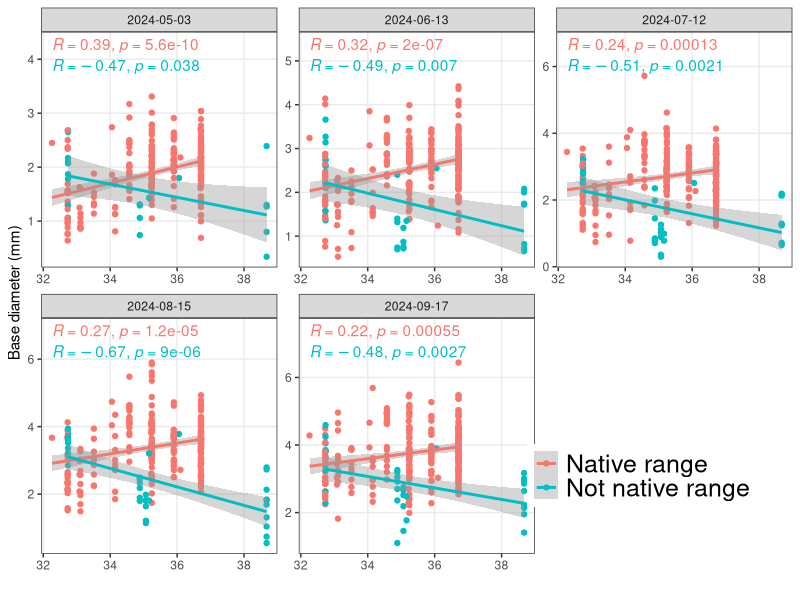
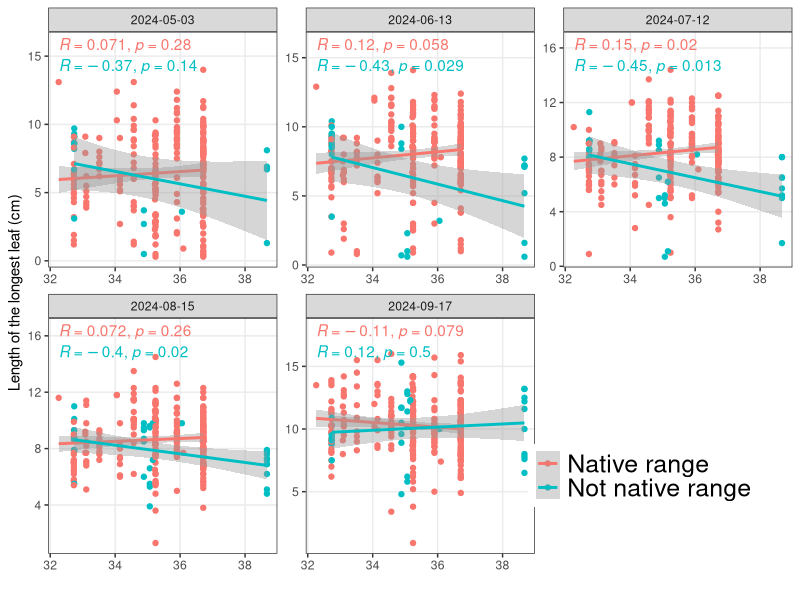
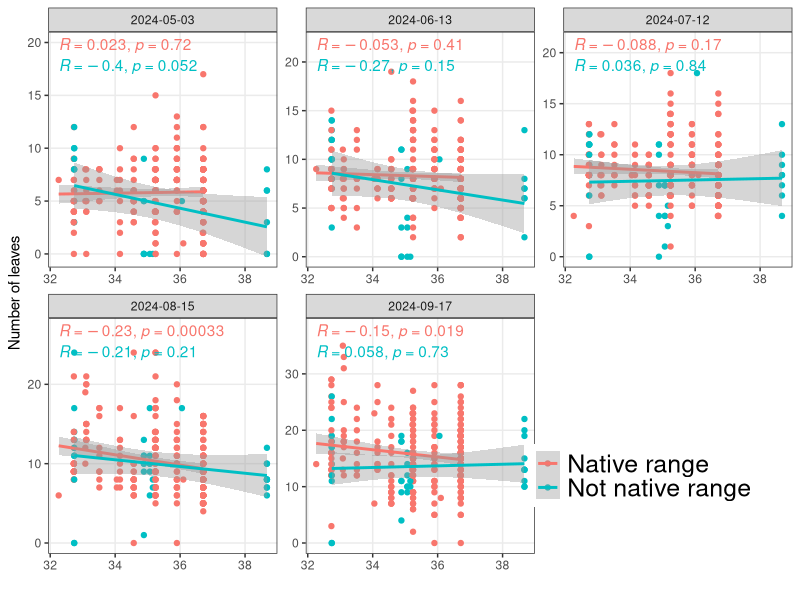
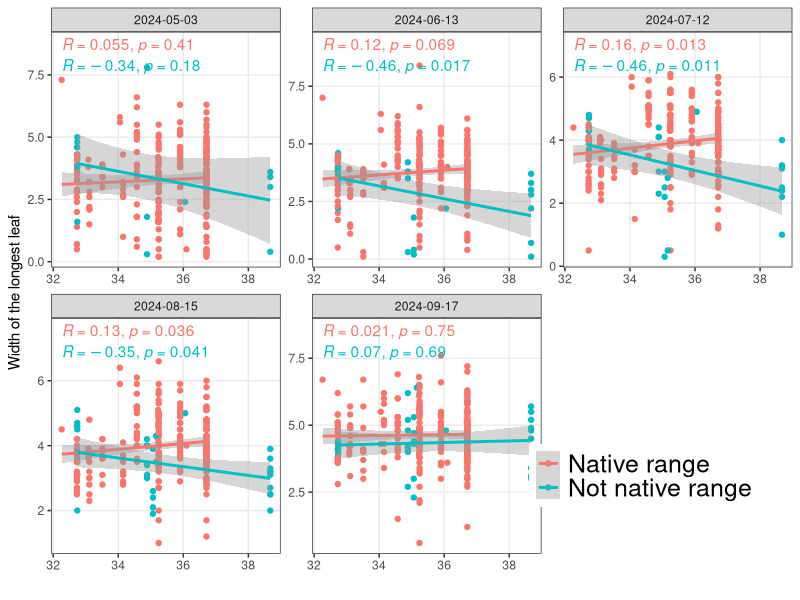
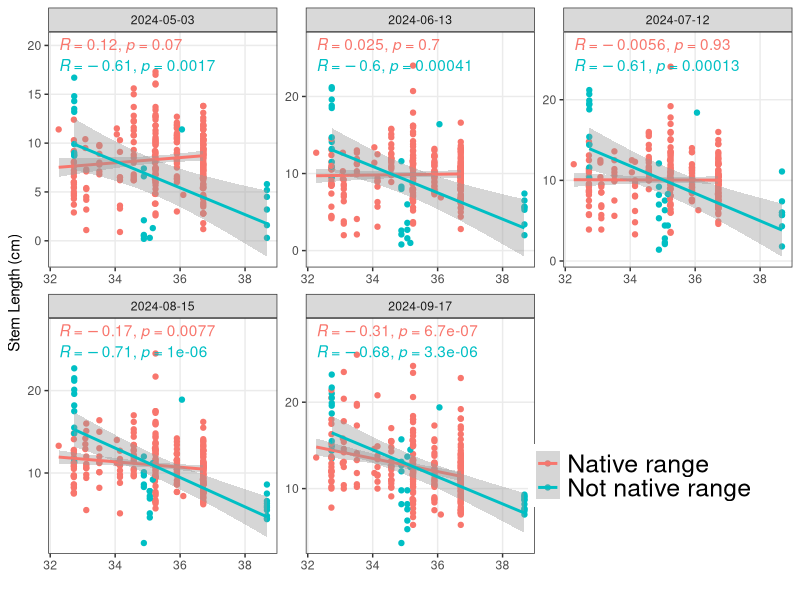
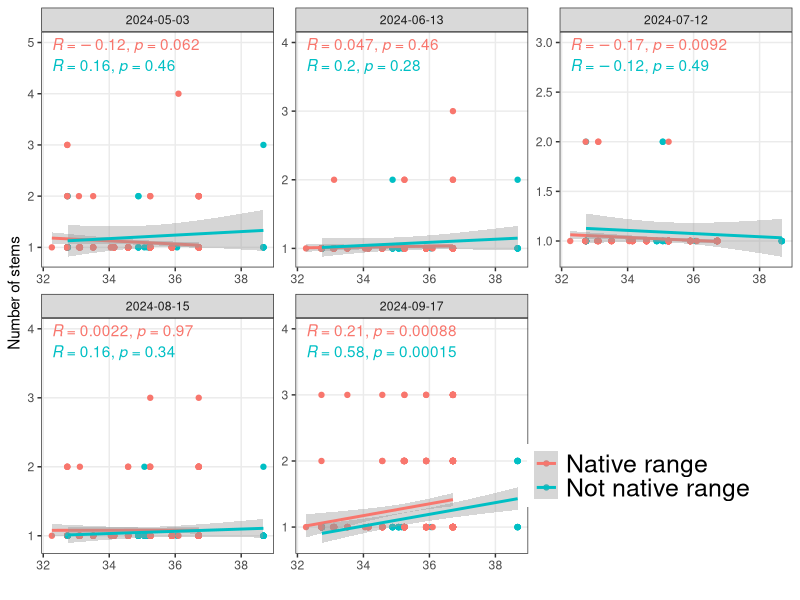
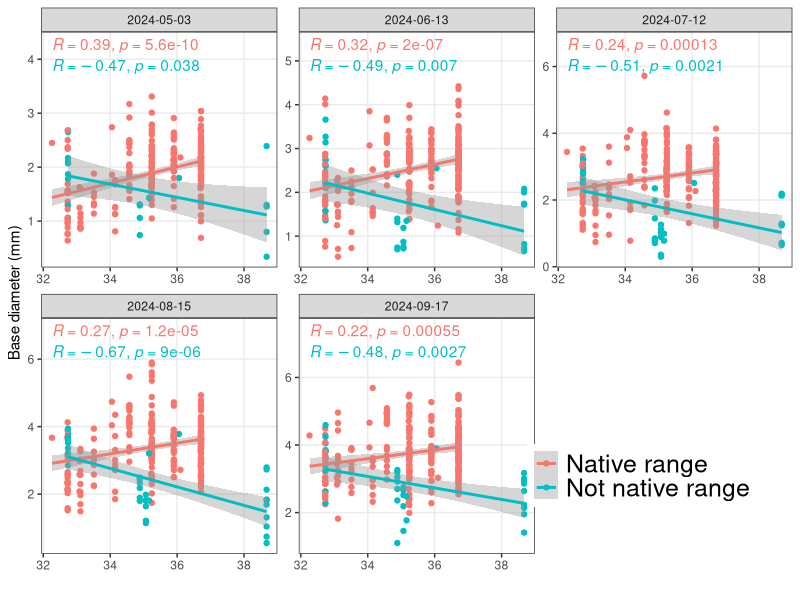
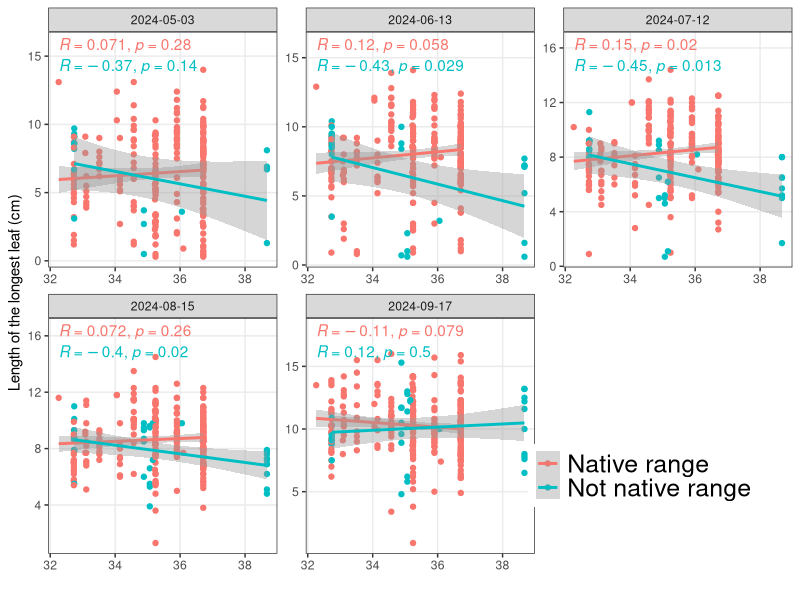

Write the R code that produced these figures, in order. (Note: this script raises an error after producing the figures.)
library(tidyverse)
library(ggpubr)
library(lmerTest)
library(car)
library(cowplot)

setwd("/Users/kuowenhsi/Library/CloudStorage/OneDrive-WashingtonUniversityinSt.Louis/MOBOT/MOBOT_Castanea")

Castanea_data <- read_csv("./data/Castanea_merged_data_tidy_20241015.csv")%>%
  mutate(Ozark_Chinquapin = case_when(Ozark_Chinquapin == FALSE ~ "Not native range", Ozark_Chinquapin == TRUE ~ "Native range"))

# MaternalLine is actually the site (Accession).
# FlowerHead is actually the individual (real maternal genotype).
Castanea_data_rep <- Castanea_data %>%
  group_by(Accession, Planting, State, County, PosNum)%>%
  summarize()%>%
  group_by(Accession, State, County)%>%
  summarise(rep = n())%>%
  arrange(State, County)

#################
### plot for latitude


unique(Castanea_data$num_traits)
# [1] "basDia" "leafL"  "leafN"  "leafW"  "stLeng" "stNum" 

dir.create("./figures")


p1 <- ggplot(data = filter(Castanea_data, num_traits == "basDia"), aes(x = Google_Latitude, y = num_values))+
  geom_point(aes(color = Ozark_Chinquapin))+
  stat_smooth(method = "lm", aes(color = Ozark_Chinquapin))+
  # stat_regline_equation()+
  stat_cor(aes(color = Ozark_Chinquapin), label.y.npc = 1, position = position_nudge(y = 1), show.legend = FALSE)+
  scale_x_continuous(name = "")+
  scale_y_continuous(name = "Base diameter (mm)")+
  theme_bw()+
  theme(panel.grid.minor = element_blank(), legend.title = element_blank(), legend.position = c(0.8, 0.15), legend.text = element_text(size = 18))+
  facet_wrap(.~Date, scales = "free")
p1

ggsave("./figures/Castanea_BaseDiameter.png", width = 10, height = 8, dpi = 600)


p2 <- ggplot(data = filter(Castanea_data, num_traits == "leafL"), aes(x = Google_Latitude, y = num_values))+
  geom_point(aes(color = Ozark_Chinquapin))+
  stat_smooth(method = "lm", aes(color = Ozark_Chinquapin))+
  # stat_regline_equation()+
  stat_cor(aes(color = Ozark_Chinquapin), label.y.npc = 1, position = position_nudge(y = 2), show.legend = FALSE)+
  scale_x_continuous(name = "")+
  scale_y_continuous(name = "Length of the longest leaf (cm)")+
  theme_bw()+
  theme(panel.grid.minor = element_blank(), legend.title = element_blank(), legend.position = c(0.8, 0.15), legend.text = element_text(size = 18))+
  facet_wrap(.~Date, scales = "free")
p2

ggsave("./figures/Castanea_LeafLength.png", width = 10, height = 8, dpi = 600)

p3 <- ggplot(data = filter(Castanea_data, num_traits == "leafN"), aes(x = Google_Latitude, y = num_values))+
  geom_point(aes(color = Ozark_Chinquapin))+
  stat_smooth(method = "lm", aes(color = Ozark_Chinquapin))+
  # stat_regline_equation()+
  stat_cor(aes(color = Ozark_Chinquapin), label.y.npc = 1, position = position_nudge(y = 3), show.legend = FALSE)+
  scale_x_continuous(name = "")+
  scale_y_continuous(name = "Number of leaves")+
  theme_bw()+
  theme(panel.grid.minor = element_blank(), legend.title = element_blank(), legend.position = c(0.8, 0.15), legend.text = element_text(size = 18))+
  facet_wrap(.~Date, scales = "free")
p3

ggsave("./figures/Castanea_NumLeaves.png", width = 10, height = 8, dpi = 600)

p4 <- ggplot(data = filter(Castanea_data, num_traits == "leafW"), aes(x = Google_Latitude, y = num_values))+
  geom_point(aes(color = Ozark_Chinquapin))+
  stat_smooth(method = "lm", aes(color = Ozark_Chinquapin))+
  # stat_regline_equation()+
  stat_cor(aes(color = Ozark_Chinquapin), label.y.npc = 1, position = position_nudge(y = 1), show.legend = FALSE)+
  scale_x_continuous(name = "")+
  scale_y_continuous(name = "Width of the longest leaf")+
  theme_bw()+
  theme(panel.grid.minor = element_blank(), legend.title = element_blank(), legend.position = c(0.8, 0.15), legend.text = element_text(size = 18))+
  facet_wrap(.~Date, scales = "free")
p4

ggsave("./figures/Castanea_LeafWidth.png", width = 10, height = 8, dpi = 600)

p5 <- ggplot(data = filter(Castanea_data, num_traits == "stLeng"), aes(x = Google_Latitude, y = num_values))+
  geom_point(aes(color = Ozark_Chinquapin))+
  stat_smooth(method = "lm", aes(color = Ozark_Chinquapin))+
  # stat_regline_equation()+
  stat_cor(aes(color = Ozark_Chinquapin), label.y.npc = 1, position = position_nudge(y = 3), show.legend = FALSE)+
  scale_x_continuous(name = "")+
  scale_y_continuous(name = "Stem Length (cm)")+
  theme_bw()+
  theme(panel.grid.minor = element_blank(), legend.title = element_blank(), legend.position = c(0.8, 0.15), legend.text = element_text(size = 18))+
  facet_wrap(.~Date, scales = "free")
p5

ggsave("./figures/Castanea_StemLength.png", width = 10, height = 8, dpi = 600)

p6 <- ggplot(data = filter(Castanea_data, num_traits == "stNum"), aes(x = Google_Latitude, y = num_values))+
  geom_point(aes(color = Ozark_Chinquapin))+
  stat_smooth(method = "lm", aes(color = Ozark_Chinquapin))+
  # stat_regline_equation()+
  stat_cor(aes(color = Ozark_Chinquapin), label.y.npc = 1, position = position_nudge(y = 1), show.legend = FALSE)+
  scale_x_continuous(name = "")+
  scale_y_continuous(name = "Number of stems")+
  theme_bw()+
  theme(panel.grid.minor = element_blank(), legend.title = element_blank(), legend.position = c(0.8, 0.15), legend.text = element_text(size = 18))+
  facet_wrap(.~Date, scales = "free")
p6

ggsave("./figures/Castanea_NumStems.png", width = 10, height = 8, dpi = 600)

####################

p2 <- ggplot(data = filter(Castanea_data_DaysToFlower, num_traits == "numDiscF"), aes(x = Google_latitude, y = as.integer(DaysToFlower)))+
  geom_point()+
  geom_point(data = filter(Castanea_data_DaysToFlower, num_traits == "numDiscF", as.integer(DaysToFlower) == 150), color = "red")+
  geom_abline(data = filter(DaysToFlower_disk_lmm_anova, num_traits == "numDiscF"), aes(intercept = intercept, slope = slope), color = "blue")+
  geom_text(x = 38.6, y = 160, hjust = 0, mapping = aes(label = label_text), data = DaysToFlower_disk_lmm_anova)+
  geom_text(x = 38.6, y = 60, hjust = 0, mapping = aes(label = paste0("y = ", round(intercept, 2), round(slope, 2), "x")), data = filter(DaysToFlower_disk_lmm_anova, num_traits == "numDiscF"), color = "blue")+
  scale_x_continuous(name = "")+
  scale_y_continuous(name = "Days to the first flower", limits = c(60, 165))+
  theme_bw()+
  theme(panel.grid.minor = element_blank(), legend.position = "bottom")

p2


p3 <- ggplot(data = Castanea_total_flowers_data, aes(x = mean_Google_latitude, y = total_flower))+
  geom_point()+
  geom_point(data = filter(Castanea_total_flowers_data, total_flower == 0), color = "red")+
  # geom_abline(data = Castanea_total_flowers_lmm_anova, aes(intercept = intercept, slope = slope), color = "blue")+
  geom_text(x = 38.6, y = 95, hjust = 0, mapping = aes(label = label_text), data = Castanea_total_flowers_lmm_anova)+
  # geom_text(x = 38.6, y = 10, hjust = 0, mapping = aes(label = paste0("y = ", round(intercept, 2), round(slope, 2), "x")), data = Castanea_total_flowers_lmm_anova, color = "blue")+
  scale_x_continuous(name = "Latitude")+
  scale_y_continuous(name = "Total flowers", limits = c(0, 100))+
  theme_bw()+
  theme(panel.grid.minor = element_blank(), legend.position = "bottom")

p3


p4 <- ggplot(data = Castanea_leafLong_data, aes(x = Google_latitude, y = num_values))+
  geom_point()+
  # geom_abline(data = Castanea_total_flowers_lmm_anova, aes(intercept = intercept, slope = slope), color = "blue")+
  geom_text(x = 38.6, y = 38, hjust = 0, mapping = aes(label = label_text), data = Castanea_leafLong_lmm_anova)+
  # geom_text(x = 38.6, y = 10, hjust = 0, mapping = aes(label = paste0("y = ", round(intercept, 2), round(slope, 2), "x")), data = Castanea_total_flowers_lmm_anova, color = "blue")+
  scale_x_continuous(name = "Latitude")+
  scale_y_continuous(name = "Leaf length (cm)", limits = c(0, 42))+
  theme_bw()+
  theme(panel.grid.minor = element_blank(), legend.position = "bottom")

p4

p <- plot_grid(p1, p2, p3, p4, align = "hv", nrow = 2, rel_heights = c(0.95, 1))
p

ggsave("./figures/Castanea_poster_regression.png", width = 9, height = 7, dpi = 600)




##############


strip_labels = c(numFlwrB = "First flower bud", numRayF = "First open ray flowers", numDiscF = "First open disk flowers")

p <- ggplot(data = Castanea_data_DaysToFlower, aes(x = Google_latitude, y = as.integer(DaysToFlower)))+
  geom_point()+
  geom_point(data = filter(Castanea_data_DaysToFlower, as.integer(DaysToFlower) == 150), color = "red")+
  # stat_smooth(data = filter(Castanea_data_DaysToFlower, as.integer(DaysToFlower) < 150, num_traits == "numDiscF"), method = "lm", color = "blue")+
  geom_abline(data = filter(DaysToFlower_lmm_anova_H, num_traits == "numDiscF"), aes(intercept = intercept, slope = slope), color = "blue")+
  # stat_cor(data = filter(Castanea_data_DaysToFlower, as.integer(DaysToFlower) < 150),method = "pearson", label.x.npc = 0, label.y.npc = 0.80)+
  # stat_regline_equation(data = filter(Castanea_data_DaysToFlower, as.integer(DaysToFlower) < 150),label.x.npc = 0, label.y.npc = 0.95)+
  geom_text(x = 38.6, y = 160, hjust = 0, mapping = aes(label = label_text), data = DaysToFlower_lmm_anova_H)+
  geom_text(x = 38.6, y = 60, hjust = 0, mapping = aes(label = paste0("y = ", round(intercept, 2), round(slope, 2), "x")), data = filter(DaysToFlower_lmm_anova_H, num_traits == "numDiscF"), color = "blue")+
  scale_x_continuous(name = "Latitude")+
  scale_y_continuous(name = "Days since planting", limits = c(60, 165))+
  facet_wrap(.~num_traits, nrow = 1, labeller = labeller(num_traits = strip_labels))+
  theme_bw()+
  theme(panel.grid.minor = element_blank(), legend.position = "bottom")
  

# ggsave("./figures/Castanea_days_to_flower_by_latitude.png", width = 13, height = 5)

### plot for longitude

# mixed effect model

DaysToFlower_bud_lmm <- lmer(as.integer(DaysToFlower) ~ Google_longitude + (1|Google_longitude/FlowerHead), data = filter(Castanea_data_DaysToFlower, num_traits == "numFlwrB", as.integer(DaysToFlower) < 150))
DaysToFlower_bud_lmm
as_tibble(VarCorr(DaysToFlower_bud_lmm))%>%select(grp, vcov)%>%pivot_wider(names_from = "grp", values_from = "vcov")
as_tibble_row(fixef(DaysToFlower_bud_lmm))%>%rename(slope = Google_longitude, intercept = `(Intercept)`)

DaysToFlower_bud_lmm_anova <- as_tibble(anova(DaysToFlower_bud_lmm, type = "II"))%>%
  mutate(num_traits = "numFlwrB", label_text = paste0("Days ~ Longitude + (1|Longitude/MaternalLine)", "\n", "Type II ANOVA, ", "F", "(", NumDF, ", ", round(DenDF, 0), ") = ", round(`F value`, 2), ", p = ", round(`Pr(>F)`, 2)))%>%
  bind_cols(as_tibble_row(fixef(DaysToFlower_bud_lmm))%>%rename(slope = Google_longitude, intercept = `(Intercept)`), as_tibble(VarCorr(DaysToFlower_bud_lmm))%>%select(grp, vcov)%>%pivot_wider(names_from = "grp", values_from = "vcov"))

DaysToFlower_ray_lmm <- lmer(as.integer(DaysToFlower) ~ Google_longitude + (1|Google_longitude/FlowerHead), data = filter(Castanea_data_DaysToFlower, num_traits == "numRayF", as.integer(DaysToFlower) < 150))
VarCorr(DaysToFlower_ray_lmm)
DaysToFlower_ray_lmm_anova <- as_tibble(anova(DaysToFlower_ray_lmm, type = "II"))%>%
  mutate(num_traits = "numRayF", label_text = paste0("Days ~ Longitude + (1|Longitude/MaternalLine)", "\n", "Type II ANOVA, ", "F", "(", NumDF, ", ", round(DenDF, 0), ") = ", round(`F value`, 2), ", p = ", round(`Pr(>F)`, 2)))%>%
  bind_cols(as_tibble_row(fixef(DaysToFlower_ray_lmm))%>%rename(slope = Google_longitude, intercept = `(Intercept)`), as_tibble(VarCorr(DaysToFlower_ray_lmm))%>%select(grp, vcov)%>%pivot_wider(names_from = "grp", values_from = "vcov"))

DaysToFlower_disk_lmm <- lmer(as.integer(DaysToFlower) ~ Google_longitude + (1|Google_longitude/FlowerHead), data = filter(Castanea_data_DaysToFlower, num_traits == "numDiscF", as.integer(DaysToFlower) < 150))
VarCorr(DaysToFlower_disk_lmm)
DaysToFlower_disk_lmm_anova <- as_tibble(anova(DaysToFlower_disk_lmm, type = "II"))%>%
  mutate(num_traits = "numDiscF", label_text = paste0("Days ~ Longitude + (1|Longitude/MaternalLine)", "\n", "Type II ANOVA, ", "F", "(", NumDF, ", ", round(DenDF, 0), ") = ", round(`F value`, 2), ", p = ", round(`Pr(>F)`, 2)))%>%
  bind_cols(as_tibble_row(fixef(DaysToFlower_disk_lmm))%>%rename(slope = Google_longitude, intercept = `(Intercept)`), as_tibble(VarCorr(DaysToFlower_disk_lmm))%>%select(grp, vcov)%>%pivot_wider(names_from = "grp", values_from = "vcov"))

DaysToFlower_lmm_anova <- bind_rows(DaysToFlower_bud_lmm_anova, DaysToFlower_ray_lmm_anova, DaysToFlower_disk_lmm_anova)%>%
  mutate(num_traits = factor(num_traits, levels = c("numFlwrB", "numRayF", "numDiscF")))
DaysToFlower_lmm_anova
colnames(DaysToFlower_lmm_anova)



p <- ggplot(data = Castanea_data_DaysToFlower, aes(x = Google_longitude, y = as.integer(DaysToFlower)))+
  geom_point()+
  geom_point(data = filter(Castanea_data_DaysToFlower, as.integer(DaysToFlower) == 150), color = "red")+
  # stat_smooth(data = filter(Castanea_data_DaysToFlower, as.integer(DaysToFlower) < 150, num_traits == "numDiscF"), method = "lm", color = "blue")+
  # geom_abline(data = filter(DaysToFlower_lmm_anova_H, num_traits == "numDiscF"), aes(intercept = intercept, slope = slope), color = "blue")+
  # stat_cor(data = filter(Castanea_data_DaysToFlower, as.integer(DaysToFlower) < 150),method = "pearson", label.x.npc = 0, label.y.npc = 0.80)+
  # stat_regline_equation(data = filter(Castanea_data_DaysToFlower, as.integer(DaysToFlower) < 150),label.x.npc = 0, label.y.npc = 0.95)+
  geom_text(x = -90.6, y = 160, hjust = 0, mapping = aes(label = label_text), data = DaysToFlower_lmm_anova)+
  # geom_text(x = 38.6, y = 60, hjust = 0, mapping = aes(label = paste0("y = ", round(intercept, 2), round(slope, 2), "x")), data = filter(DaysToFlower_lmm_anova_H, num_traits == "numDiscF"), color = "blue")+
  scale_x_continuous(name = "Longitude")+
  scale_y_continuous(name = "Days since planting", limits = c(60, 165))+
  facet_wrap(.~num_traits, nrow = 1, labeller = labeller(num_traits = strip_labels))+
  theme_bw()+
  theme(panel.grid.minor = element_blank(), legend.position = "bottom")


# ggsave("./figures/Castanea_days_to_flower_by_longitude.png", width = 13, height = 5)

###########################################

unique(Castanea_data$num_traits)


# by County
Castanea_RosStem_data <- Castanea_data %>%
  filter(num_traits %in% c("numRos", "numStem"))%>%
  group_by(County, num_traits, Date)%>%
  summarise(average = mean(num_values, na.rm = TRUE), SE = sd(num_values, na.rm = TRUE)/sqrt(n()), sample_size = n())%>%
  ungroup()%>%
  mutate(average = case_when(num_traits == "numStem" ~ -average, TRUE ~ average),
         SE = case_when(num_traits == "numStem" ~ -SE, TRUE ~ SE))%>%
  left_join(Castanea_data_county_coordinations, by = "County")


p <- ggplot(data = Castanea_RosStem_data, aes(x = Date, y = average))+
  geom_col(aes(fill = num_traits))+
  geom_errorbar(aes(ymin = average, ymax = average + SE, color = num_traits), width = 0.2)+
  scale_y_continuous(name = "", breaks = c(-1, 0, 1), labels = c("1 stem", "0", "1 rosette"))+
  scale_x_date(name = "")+
  facet_wrap(.~reorder(labels, mean_Google_latitude), nrow = 3)+
  theme_bw()+
  theme(legend.position = "none")
p

ggsave("./figures/Castanea_RosStem_by_County.png", height = 10, width = 12)


p2 <- ggplot(data = filter(Castanea_RosStem_data, Date == as.Date("2024-07-11")), aes(x = reorder(labels, mean_Google_latitude), y = average))+
  geom_col(aes(fill = num_traits))+
  geom_errorbar(aes(ymin = average, ymax = average + SE, color = num_traits), width = 0.2)+
  scale_y_continuous(name = "", breaks = c(-1, 0, 1), labels = c("1 stem", "0", "1 rosette"))+
  scale_x_discrete("")+
  theme_bw()+
  theme(legend.position = "none", axis.text.x = element_blank())

p

ggsave("./figures/Castanea_RosStem_by_County_20240711.png", width = 10, height = 1.75)


# by Site
Castanea_RosStem_data <- Castanea_data %>%
  filter(num_traits %in% c("numRos", "numStem"))%>%
  group_by(MaternalLine, num_traits, Date)%>%
  summarise(average = mean(num_values, na.rm = TRUE), SE = sd(num_values, na.rm = TRUE)/sqrt(n()), sample_size = n())%>%
  ungroup()%>%
  mutate(average = case_when(num_traits == "numStem" ~ -average, TRUE ~ average),
         SE = case_when(num_traits == "numStem" ~ -SE, TRUE ~ SE))%>%
  left_join(Castanea_data_site_coordinations, by = "MaternalLine")


p <- ggplot(data = Castanea_RosStem_data, aes(x = Date, y = average))+
  geom_col(aes(fill = num_traits))+
  geom_errorbar(aes(ymin = average, ymax = average + SE, color = num_traits), width = 0.2)+
  scale_y_continuous(name = "", breaks = c(-1, 0, 1), labels = c("1 stem", "0", "1 rosette"))+
  scale_x_date(name = "")+
  facet_wrap(.~reorder(labels, mean_Google_latitude), nrow = 3)+
  theme_bw()+
  theme(legend.position = "none")
p

ggsave("./figures/Castanea_RosStem_by_Site.png", height = 10, width = 16)

# by longitude


# if we do not want those dead plants in flowering ratio calculation
mutate(num_values = case_when(is.na(num_values) ~ 0, num_values == 0 ~ 0, num_values >= 1 ~ 1, TRUE ~ as.numeric(NA)))

##########################

p3 <- ggplot(data = filter(Castanea_data, num_traits == "leafLong", Date == as.Date("2024-05-15")), aes(x = reorder(County, Google_latitude), y = num_values))+
  geom_point(aes(color = County), alpha = 0.7, position = position_jitter(width = 0.1, height = 0))+
  geom_boxplot(aes(color = County), outlier.shape = NA, fill = NA)+
  stat_anova_test(label.y.npc = 0.1)+
  scale_x_discrete(name = "")+
  scale_y_continuous("Leaf length (mm)")+
  theme_bw()+
  theme(legend.position = "none", axis.text.x = element_blank())

p
ggsave("./figures/Castanea_leafLong_20240515.png", width = 10, height = 1.75, dpi = 600)

Castanea_stemLength_data <- Castanea_data %>%
  filter(Date == as.Date("2024-07-11"), num_traits %in% c("stemLength", "numDeadF", "numDiscF", "numFlwrB", "numRayF"))%>%
  pivot_wider(names_from = "num_traits", values_from = "num_values")%>%
  rowwise()%>%
  mutate(total_flowers = sum(numDeadF, numDiscF, numFlwrB, numRayF))%>%
  ungroup()%>%
  filter(total_flowers > 0)


p4 <- ggplot(data = Castanea_stemLength_data, aes(x = reorder(County, Google_latitude), y = stemLength))+
  geom_point(aes(color = County), alpha = 0.7, position = position_jitter(width = 0.1, height = 0))+
  geom_boxplot(aes(color = County), outlier.shape = NA, fill = NA)+
  stat_anova_test(label.y.npc = 0.9, label.x.npc = 0.35)+
  scale_x_discrete(name = "")+
  scale_y_continuous("Stem length (cm)")+
  theme_bw()+
  theme(legend.position = "none", axis.text.x = element_blank())

p4
ggsave("./figures/Castanea_stemLength_20240711.png", width = 10, height = 1.75, dpi = 600)


Castanea_total_flowers_data <- Castanea_data %>%
  filter(num_traits %in% c("numDeadF", "numDiscF", "numFlwrB", "numRayF"), Date == as.Date("2024-07-15"))%>%
  group_by(index, MaternalLine, County)%>%
  summarise(mean_Google_latitude = mean(Google_latitude), mean_Google_longitude = mean(Google_longitude), total_flower = sum(num_values, na.rm = TRUE))

p5 <- ggplot(data = Castanea_total_flowers_data, aes(x = reorder(County, mean_Google_latitude), y = total_flower))+
  geom_point(aes(color = County), alpha = 0.7, position = position_jitter(width = 0.1, height = 0))+
  geom_boxplot(aes(color = County), outlier.shape = NA, fill = NA)+
  stat_anova_test(label.y.npc = 0.9, label.x.npc = 0)+
  scale_x_discrete(name = "")+
  scale_y_continuous("Total flowers")+
  theme_bw()+
  theme(legend.position = "none", axis.text.x = element_blank())

p
ggsave("./figures/Castanea_totalFlower_20240715.png", width = 10, height = 1.75, dpi = 600)


library(cowplot)

p<- plot_grid(p2, p3, p4, p5, p1, ncol = 1, align = "v", rel_heights = c(1.75, 1.75, 1.75, 1.75, 2.5))
ggsave("./figures/combined_plot_for_poster.png", width = 10, height = 9.5, dpi = 600)


##State plots##########
#######################

p <- ggplot(data = filter(Castanea_data_CountyLabels, num_traits == "stemLength"), aes(x = MaternalLine, y = num_values))+
  geom_boxplot(aes(group = paste(Date, MaternalLine), fill = MaternalLine), position = position_dodge())+
  labs(title = "County & Stem Length")+
  scale_x_discrete("Accession (Site)")+
  scale_y_continuous("Stem Length (cm)")+
  facet_grid(~reorder(labels, mean_Google_latitude), scales = "free_x", space = "free_x")+
  theme(legend.position = "none", axis.text.x = element_text(angle = 90, vjust = 0.5, hjust = 1))

ggsave("./figures/County_stemlength.png", width = 30, height = 8, dpi = 600)

stemLength_data <- filter(Castanea_data_CountyLabels, num_traits == "stemLength")%>%
  filter(Date == as.Date("2024-07-03"))

p <- ggplot(data = stemLength_data, aes(x = MaternalLine, y = num_values))+
  geom_boxplot(aes(group = paste(Date, MaternalLine), fill = MaternalLine), position = position_dodge())+
  stat_anova_test(label.x.npc = 0.2, label = "{method}, F({DFn},{DFd}) = {F}, ,p = {p.format}")+
  labs(title = "County & Stem Length")+
  scale_x_discrete("Accession (Site)")+
  scale_y_continuous("Stem Length (cm)")+
  theme(legend.position = "none", axis.text.x = element_text(angle = 90, vjust = 0.5, hjust = 1))
p

stemLength_model <- as.formula(num_values ~ MaternalLine)
## Method 1

stemLength_aov <- aov(stemLength_model, data = stemLength_data)
print(stemLength_aov)
summary(stemLength_aov)

## Method 2

stemLength_anova <- anova(lm(stemLength_model, data = stemLength_data))
print(stemLength_anova)
summary(stemLength_anova)

## Method 3
library(car)

stemLength_data <- filter(Castanea_data_CountyLabels, num_traits == "stemLength")
stemLength_Anova <- Anova(lm(num_values ~ MaternalLine + Date + MaternalLine:Date, data = stemLength_data), type = "III")
print(stemLength_Anova)
summary(stemLength_Anova)

## Method 4
library(lmerTest)

stemLength_data <- filter(Castanea_data_CountyLabels, num_traits == "stemLength")
stemLength_model_random_effect <- as.formula(num_values ~ MaternalLine + (1|Date))

stemLength_Anova <- anova(lmer(stemLength_model_random_effect, data = stemLength_data), type = "II")
print(stemLength_Anova)
summary(stemLength_Anova)

p <-ggplot(data = filter(Castanea_data, num_traits == "numFlwrB", Date == as.Date("2024-06-19")), aes(x = County, y = num_values))+
  geom_point()+
  labs(title = "County & Number of Flower Buds")
p
ggsave("./figures/County_numFlwrB.png", width = 15, height = 10, dpi = 600)

p <- ggplot(data = filter(Castanea_data, num_traits == "numLSt", Date == as.Date("2024-06-19")), aes(x = County, y = num_values))+
  geom_point()
p
ggsave("./figures/County_numLSt.png", width = 10, height = 10, dpi = 600)

p <- ggplot(data = filter(Castanea_data, num_traits == "numRos", Date == as.Date("2024-06-19")), aes(x = County, y = num_values))+
  geom_point()
p
ggsave("./figures/County_numRos", width = 10, height = 10, dpi = 600)

p <- ggplot(data = filter(Castanea_data, num_traits == "leafLong", Date == as.Date("2024-05-15")), aes(x = County, y = num_values))+
  geom_point()
p
ggsave("./figures/County_leaflong.png", width = 10, height = 10, dpi = 600)

p <- ggplot(data = filter(Castanea_data, num_traits == "leafWide", Date == as.Date("2024-05-15")), aes(x = County, y = num_values))+
  geom_point()
p
